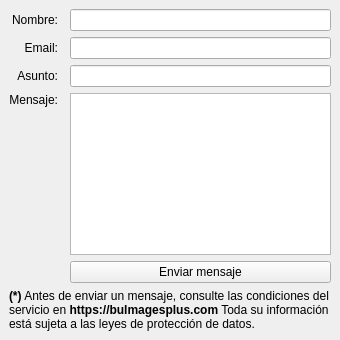
<?xml version="1.0" encoding="UTF-8"?>
<ui version="4.0">
 <class>BlSupportEmail</class>
 <widget class="QDockWidget" name="BlSupportEmail">
  <property name="geometry">
   <rect>
    <x>0</x>
    <y>0</y>
    <width>340</width>
    <height>340</height>
   </rect>
  </property>
  <property name="maximumSize">
   <size>
    <width>340</width>
    <height>340</height>
   </size>
  </property>
  <property name="windowTitle">
   <string>Contactar con info@bulmagesplus.com</string>
  </property>
  <widget class="QWidget" name="dockWidgetContents">
   <layout class="QGridLayout" name="gridLayout">
    <item row="0" column="0">
     <widget class="QLabel" name="label">
      <property name="text">
       <string>Nombre:</string>
      </property>
      <property name="alignment">
       <set>Qt::AlignRight|Qt::AlignTrailing|Qt::AlignVCenter</set>
      </property>
     </widget>
    </item>
    <item row="0" column="2">
     <widget class="QLineEdit" name="mui_userName"/>
    </item>
    <item row="1" column="0">
     <widget class="QLabel" name="label_2">
      <property name="text">
       <string>Email:</string>
      </property>
      <property name="alignment">
       <set>Qt::AlignRight|Qt::AlignTrailing|Qt::AlignVCenter</set>
      </property>
     </widget>
    </item>
    <item row="1" column="2">
     <widget class="QLineEdit" name="mui_email"/>
    </item>
    <item row="2" column="0">
     <widget class="QLabel" name="label_3">
      <property name="text">
       <string>Asunto:</string>
      </property>
      <property name="alignment">
       <set>Qt::AlignRight|Qt::AlignTrailing|Qt::AlignVCenter</set>
      </property>
     </widget>
    </item>
    <item row="2" column="2">
     <widget class="QLineEdit" name="mui_subject"/>
    </item>
    <item row="3" column="0">
     <widget class="QLabel" name="label_4">
      <property name="text">
       <string>Mensaje:</string>
      </property>
      <property name="alignment">
       <set>Qt::AlignRight|Qt::AlignTop|Qt::AlignTrailing</set>
      </property>
     </widget>
    </item>
    <item row="3" column="2">
     <widget class="QPlainTextEdit" name="mui_body"/>
    </item>
    <item row="5" column="2">
     <widget class="QPushButton" name="mui_sendEmail">
      <property name="text">
       <string>Enviar mensaje</string>
      </property>
     </widget>
    </item>
    <item row="6" column="0" colspan="3">
     <widget class="QLabel" name="label_5">
      <property name="text">
       <string>&lt;b&gt;(*)&lt;/b&gt; Antes de enviar un mensaje, consulte las condiciones del servicio en &lt;b&gt;https://bulmagesplus.com&lt;/b&gt; Toda su información está sujeta a las leyes de protección de datos.</string>
      </property>
      <property name="textFormat">
       <enum>Qt::RichText</enum>
      </property>
      <property name="scaledContents">
       <bool>false</bool>
      </property>
      <property name="wordWrap">
       <bool>true</bool>
      </property>
     </widget>
    </item>
   </layout>
  </widget>
 </widget>
 <resources/>
 <connections/>
</ui>
